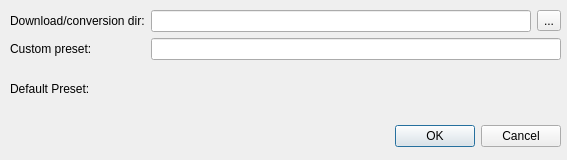
<?xml version="1.0" encoding="UTF-8"?>
<ui version="4.0">
 <class>Configuration</class>
 <widget class="QDialog" name="Configuration">
  <property name="geometry">
   <rect>
    <x>0</x>
    <y>0</y>
    <width>567</width>
    <height>160</height>
   </rect>
  </property>
  <property name="windowTitle">
   <string>Configuration</string>
  </property>
  <widget class="QDialogButtonBox" name="buttonOkCancel">
   <property name="geometry">
    <rect>
     <x>220</x>
     <y>120</y>
     <width>341</width>
     <height>32</height>
    </rect>
   </property>
   <property name="orientation">
    <enum>Qt::Horizontal</enum>
   </property>
   <property name="standardButtons">
    <set>QDialogButtonBox::Cancel|QDialogButtonBox::Ok</set>
   </property>
  </widget>
  <widget class="QWidget" name="gridLayoutWidget">
   <property name="geometry">
    <rect>
     <x>10</x>
     <y>10</y>
     <width>551</width>
     <height>101</height>
    </rect>
   </property>
   <layout class="QGridLayout" name="gridLayout">
    <item row="1" column="0">
     <widget class="QLabel" name="labelCustomPreset">
      <property name="text">
       <string>Custom preset:</string>
      </property>
     </widget>
    </item>
    <item row="0" column="1">
     <widget class="QLineEdit" name="lineDownloadDir"/>
    </item>
    <item row="0" column="0">
     <widget class="QLabel" name="labelDownloadDir">
      <property name="text">
       <string>Download/conversion dir:</string>
      </property>
     </widget>
    </item>
    <item row="2" column="0">
     <widget class="QLabel" name="labelDefaultPreset">
      <property name="text">
       <string>Default Preset:</string>
      </property>
     </widget>
    </item>
    <item row="0" column="2">
     <widget class="QToolButton" name="buttonDownloadDir">
      <property name="text">
       <string>...</string>
      </property>
     </widget>
    </item>
    <item row="1" column="1" colspan="2">
     <widget class="QLineEdit" name="lineCustomPreset"/>
    </item>
   </layout>
  </widget>
 </widget>
 <resources/>
 <connections>
  <connection>
   <sender>buttonOkCancel</sender>
   <signal>accepted()</signal>
   <receiver>Configuration</receiver>
   <slot>accept()</slot>
   <hints>
    <hint type="sourcelabel">
     <x>248</x>
     <y>254</y>
    </hint>
    <hint type="destinationlabel">
     <x>157</x>
     <y>274</y>
    </hint>
   </hints>
  </connection>
  <connection>
   <sender>buttonOkCancel</sender>
   <signal>rejected()</signal>
   <receiver>Configuration</receiver>
   <slot>reject()</slot>
   <hints>
    <hint type="sourcelabel">
     <x>316</x>
     <y>260</y>
    </hint>
    <hint type="destinationlabel">
     <x>286</x>
     <y>274</y>
    </hint>
   </hints>
  </connection>
 </connections>
</ui>
